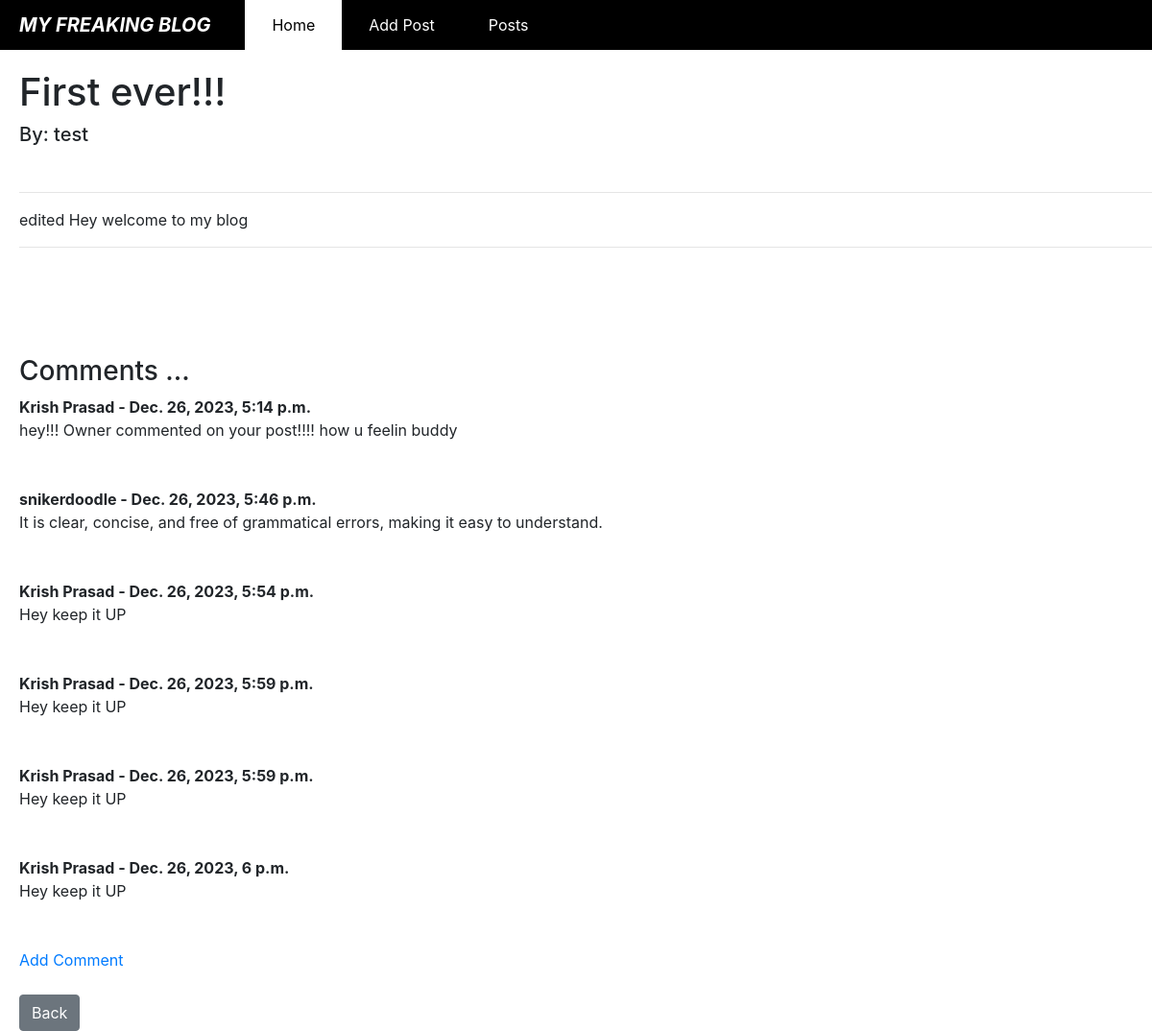
The app's page /article/1 with its own data.
### myblog/models.py (models this page shows, shortened)
class Post(models.Model):
    title = models.CharField(max_length=255)
    author = models.ForeignKey(User,on_delete=models.CASCADE)
    body = models.TextField()

class Comment(models.Model):
    post = models.ForeignKey(Post, on_delete=models.CASCADE ,related_name='comments')
    name = models.CharField(max_length=255)
    body = models.TextField()
    date_added = models.DateTimeField(auto_now_add=True)

### myblog/views.py (the view)
# urls.py: path('article/<int:pk>', ArticleDetailViews.as_view(),name = 'article-detail'),
class ArticleDetailViews(DetailView):
    model = Post
    template_name = 'article_detail.html'

### myblog/templates/article_detail.html
{%extends 'base.html'%}
{%block content%}
<h1>{{post.title}}</h1>
<h5>By: {{post.author}}</h5><br>
<hr>
{{post.body}}
<hr>
<br><br>
<br>
<br>
<h3>Comments ...</h3>
{% if not post.comments.all%}
<p>No comments yet.</p><a href="{%url 'add_comment' post.pk%}">Add one</a>
{%else%}
{%for comment in post.comments.all %}
<strong>
    {{comment.name}} -
    {{comment.date_added}}
</strong>
<br>
{{comment.body}}
<br>
<br>
<br>
{%endfor%}
<a href="{% url 'add_comment' post.pk %}">Add Comment</a>
{% endif %}
<br><br>
<a href="{%url 'home'%}" class="btn btn-secondary" >Back</a>
{%endblock%}

### myblog/templates/base.html (style rules this page uses)
body { background-color: #ffffff; }

### records on screen
Post: title "First ever!!!", author "test", body "edited Hey welcome to my blog"
Comment: name "Krish Prasad", date_added "Dec. 26, 2023, 5:14 p.m.", body "hey!!! Owner commented on your post!!!! how u feelin buddy"
Comment: name "snikerdoodle", date_added "Dec. 26, 2023, 5:46 p.m.", body "It is clear, concise, and free of grammatical errors, making it easy to understand."
Comment: name "Krish Prasad", date_added "Dec. 26, 2023, 5:54 p.m.", body "Hey keep it UP"
Comment: name "Krish Prasad", date_added "Dec. 26, 2023, 5:59 p.m.", body "Hey keep it UP"
Comment: name "Krish Prasad", date_added "Dec. 26, 2023, 5:59 p.m.", body "Hey keep it UP"
Comment: name "Krish Prasad", date_added "Dec. 26, 2023, 6 p.m.", body "Hey keep it UP"
